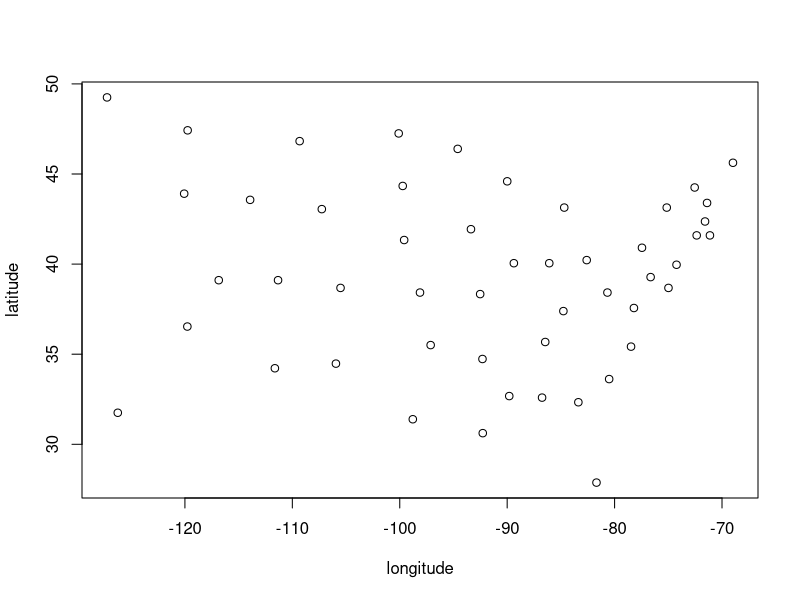
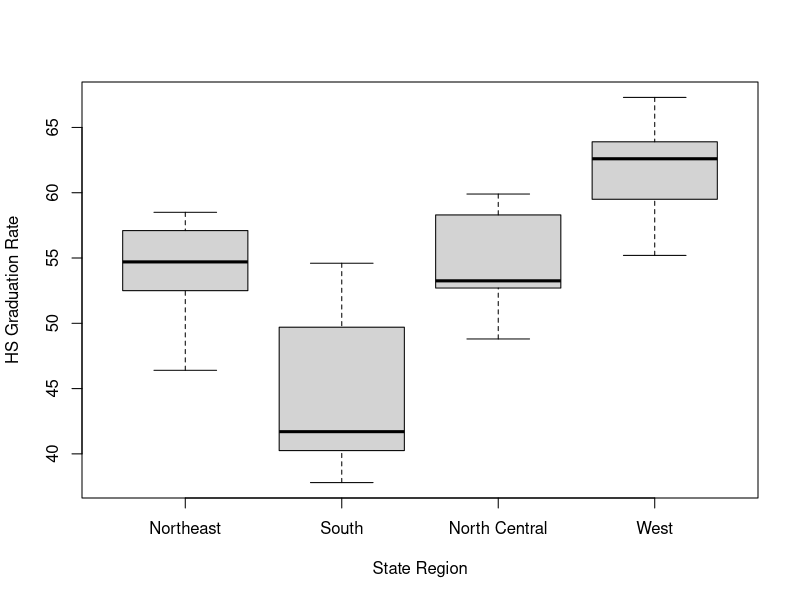
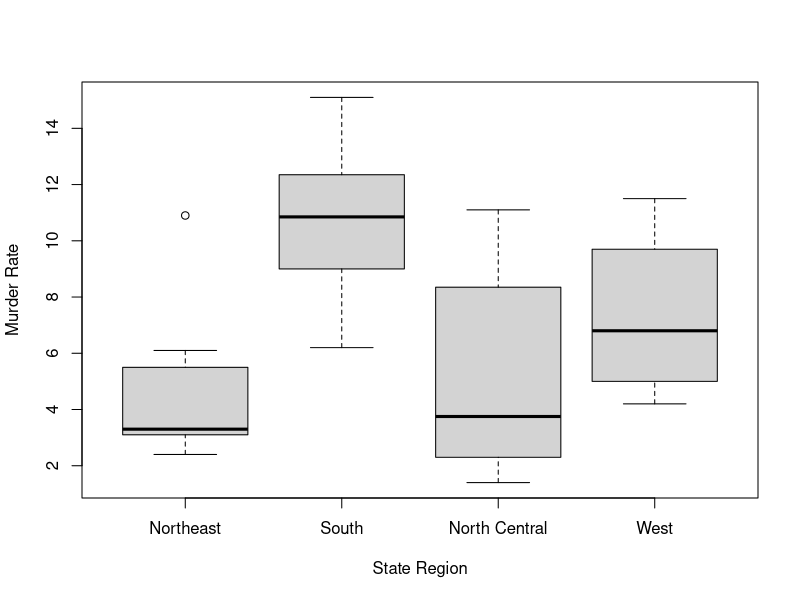
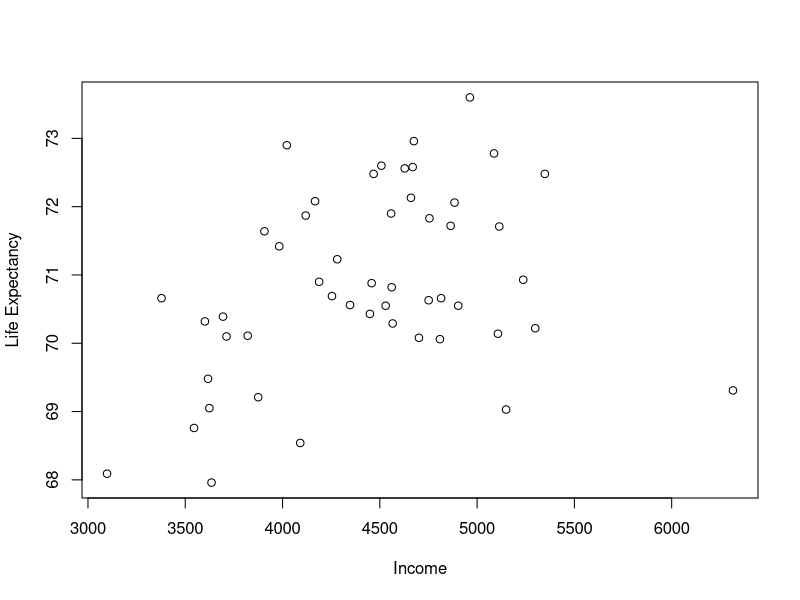

Source code (R) for these figures, in order:
# HW2 State Data
rm(list=ls())
data(state)
statedata = cbind(data.frame(state.x77), state.abb, state.area, state.center, state.division, state.name, state.region)
str(statedata)
summary(statedata)

# Plot all of the states' centers with latitude on the y axis and longitude on the x axis.
plot(statedata$x,statedata$y, xlab="longitude",ylab="latitude")

# determine which region of the US (West, North Central, South, or Northeast) 
# has the highest average high school graduation rate of all the states in the region.
tapply(statedata$HS.Grad, statedata$state.region,  mean)
which.max(tapply(statedata$HS.Grad, statedata$state.region,  mean))
boxplot(statedata$HS.Grad ~ statedata$state.region, xlab="State Region", ylab="HS Graduation Rate")

# Which region has the highest median murder rate?
boxplot(statedata$Murder ~ statedata$state.region, col = "lightgray", xlab="State Region", ylab="Murder Rate")
?boxplot
tapply(statedata$Murder, statedata$state.region, median)

# Which state is the outlier in the Northeast region?
Northeast = subset(statedata, statedata$state.region == "Northeast")
which.max(tapply(Northeast$Murder, Northeast$state.name, max))

# build a model to predict life expectancy by state.
str(statedata)
LifeReg = lm(Life.Exp ~ Population + Income + Illiteracy + Murder + HS.Grad + Frost + Area, data=statedata)
summary(LifeReg)

# plot a graph of life expectancy vs. income
plot(statedata$Income, statedata$Life.Exp, xlab="Income", ylab="Life Expectancy")

# Remove insignificant variables one at a time to deal with multicollinearity.
# Find a good model with only 4 independent variables, instead of the original 7. 
# Which variables does this model contain?
LifeReg6 = lm(Life.Exp ~ Population + Income + Illiteracy + Murder + HS.Grad + Frost, data=statedata)
summary(LifeReg6)
LifeReg5 = lm(Life.Exp ~ Population + Income + Murder + HS.Grad + Frost, data=statedata)
summary(LifeReg5)
LifeReg4 = lm(Life.Exp ~ Population + Murder + HS.Grad + Frost, data=statedata)
summary(LifeReg4)

# Using the simplified 4 variable model that we created, we'll now take a look at 
# how our predictions compare to the actual values.
Pred = predict(LifeReg4)
Pred
sort(Pred, decreasing = TRUE)

# Which state actually has the lowest life expectancy? 
statedata$state.name[which.min(statedata$Life.Exp)]

# Which state do we predict to have the highest life expectancy?
sort(Pred, decreasing = FALSE)

# Which state actually has the highest life expectancy?
statedata$state.name[which.max(statedata$Life.Exp)]

# For which state do we make the smallest absolute error?
sort(abs(LifeReg4$residuals), decreasing = TRUE)
